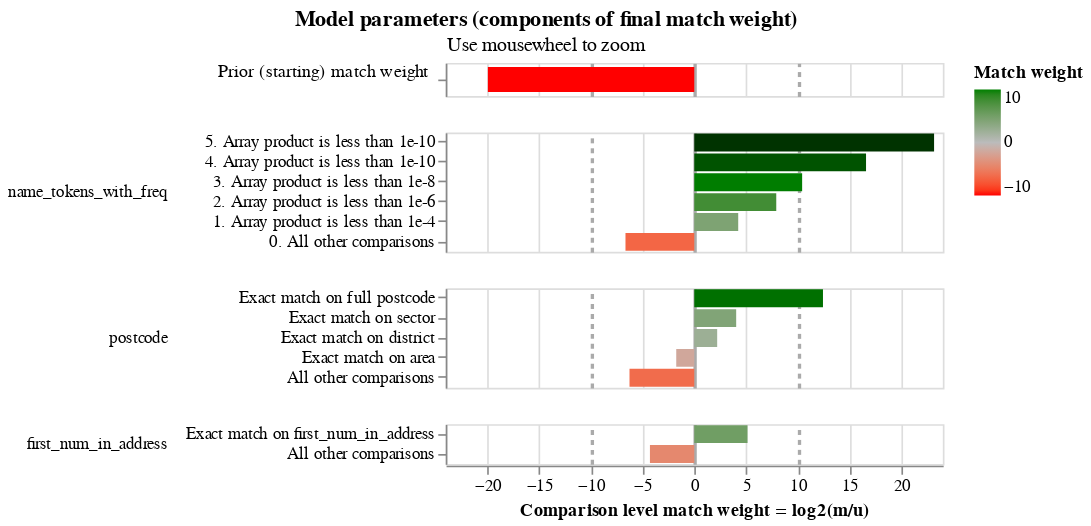

This figure's notebook cell:
### Code cell
# Probably not worth training m values given how few columns we have;
# by not trainign them we'll be using the defaults

linker.training.estimate_u_using_random_sampling(max_pairs=1e7)
linker.visualisations.match_weights_chart()

### Figure 1 — Vega-Lite specification as saved in the notebook (floating-point values rounded to 4 significant figures)
{"config": {"view": {"continuousWidth": 300, "continuousHeight": 300, "discreteHeight": 60, "discreteWidth": 400}, "header": {"title": null}, "mark": {"tooltip": null}, "title": {"anchor": "middle"}}, "vconcat": [{"mark": {"type": "bar", "clip": true, "height": 15}, "encoding": {"color": {"field": "log2_bayes_factor", "scale": {"domain": [-10, 0, 10], "interpolate": "lab", "range": ["red", "#bbbbbb", "green"]}, "title": "Match weight", "type": "quantitative"}, "tooltip": [{"field": "comparison_name", "title": "Comparison name", "type": "nominal"}, {"field": "probability_two_random_records_match", "format": ".4f", "title": "Probability two random records match", "type": "nominal"}, {"field": "log2_bayes_factor", "format": ",.4f", "title": "Equivalent match weight", "type": "quantitative"}, {"field": "bayes_factor_description", "title": "Match weight description", "type": "nominal"}], "x": {"axis": {"domain": false, "gridColor": {"condition": {"test": "abs(datum.value / 10)  <= 1 & datum.value % 10 === 0", "value": "#aaa"}, "value": "#ddd"}, "gridDash": {"condition": {"test": "abs(datum.value / 10) == 1", "value": [3]}, "value": null}, "gridWidth": {"condition": {"test": "abs(datum.value / 10)  <= 1 & datum.value % 10 === 0", "value": 2}, "value": 1}, "labels": false, "ticks": false, "title": ""}, "field": "log2_bayes_factor", "scale": {"domain": [-24, 24]}, "type": "quantitative"}, "y": {"axis": {"title": "Prior (starting) match weight", "titleAlign": "right", "titleAngle": 0, "titleFontWeight": "normal"}, "field": "label_for_charts", "sort": {"field": "comparison_vector_value", "order": "descending"}, "type": "nominal"}}, "height": 20, "transform": [{"filter": "(datum.comparison_name == 'probability_two_random_records_match')"}]}, {"mark": {"type": "bar", "clip": true}, "encoding": {"color": {"field": "log2_bayes_factor", "scale": {"domain": [-10, 0, 10], "interpolate": "lab", "range": ["red", "#bbbbbb", "green"]}, "title": "Match weight", "type": "quantitative"}, "row": {"field": "comparison_name", "header": {"labelAlign": "left", "labelAnchor": "middle", "labelAngle": 0}, "sort": {"field": "comparison_sort_order"}, "type": "nominal"}, "tooltip": [{"field": "comparison_name", "title": "Comparison name", "type": "nominal"}, {"field": "label_for_charts", "title": "Label", "type": "ordinal"}, {"field": "sql_condition", "title": "SQL condition", "type": "nominal"}, {"field": "m_probability", "format": ".10~g", "title": "M probability", "type": "quantitative"}, {"field": "u_probability", "format": ".10~g", "title": "U probability", "type": "quantitative"}, {"field": "bayes_factor", "format": ",.6f", "title": "Bayes factor = m/u", "type": "quantitative"}, {"field": "log2_bayes_factor", "format": ".4~g", "title": "Match weight = log2(m/u)", "type": "quantitative"}, {"field": "bayes_factor_description", "title": "Match weight description", "type": "nominal"}, {"field": "m_probability_description", "title": "m probability description", "type": "nominal"}, {"field": "u_probability_description", "title": "u probability description", "type": "nominal"}], "x": {"axis": {"gridColor": {"condition": {"test": "abs(datum.value / 10)  <= 1 & datum.value % 10 === 0", "value": "#aaa"}, "value": "#ddd"}, "gridDash": {"condition": {"test": "abs(datum.value / 10) == 1", "value": [3]}, "value": null}, "gridWidth": {"condition": {"test": "abs(datum.value / 10)  <= 1 & datum.value % 10 === 0", "value": 2}, "value": 1}, "title": "Comparison level match weight = log2(m/u)"}, "field": "log2_bayes_factor", "scale": {"domain": [-24, 24]}, "type": "quantitative"}, "y": {"axis": {"title": null}, "field": "label_for_charts", "sort": {"field": "comparison_vector_value", "order": "descending"}, "type": "nominal"}}, "height": {"step": 12}, "resolve": {"axis": {"y": "independent"}, "scale": {"y": "independent"}}, "transform": [{"filter": "(datum.comparison_name != 'probability_two_random_records_match')"}]}], "data": {"name": "data-c4f7baa28f2da07279eb5aaf2e17e2fa"}, "params": [{"name": "mouse_zoom", "select": {"type": "interval", "encodings": ["x"]}, "bind": "scales", "views": []}], "resolve": {"axis": {"y": "independent"}, "scale": {"y": "independent"}}, "title": {"text": "Model parameters (components of final match weight)", "subtitle": "Use mousewheel to zoom"}, "$schema": "https://vega.github.io/schema/vega-lite/v5.9.3.json", "datasets": {"data-c4f7baa28f2da07279eb5aaf2e17e2fa": [{"comparison_name": "probability_two_random_records_match", "sql_condition": null, "label_for_charts": "", "m_probability": null, "u_probability": null, "m_probability_description": null, "u_probability_description": null, "has_tf_adjustments": false, "tf_adjustment_column": null, "tf_adjustment_weight": null, "is_null_level": false, "bayes_factor": 1e-06, "log2_bayes_factor": -19.93, "comparison_vector_value": 0, "max_comparison_vector_value": 0, "bayes_factor_description": "The probability that two random records drawn at random match is 0.000 or one in  1,000,000.0 records.This is equivalent to a starting match weight of -19.932.", "probability_two_random_records_match": 1e-06, "comparison_sort_order": -1}, {"comparison_name": "name_tokens_with_freq", "sql_condition": "\n                    \n    list_intersect(name_tokens_with_freq_l, name_tokens_with_freq_r)\n        .list_transform(x -> x.rel_freq::float)\n        .list_concat([1.0::FLOAT]) -- in case there are no matches\n        .list_reduce((p, q) -> p * q)\n     < 1e-12\n                    ", "label_for_charts": "5. Array product is less than 1e-10", "m_probability": 0.95, "u_probability": 1.017e-07, "m_probability_description": "Amongst matching record comparisons, 95% of records (i.e. one in 1.053) are in the array product is less than 1e-10 comparison level", "u_probability_description": "Amongst non-matching record comparisons, 1.017e-05% of records (i.e. one in 9,828,699) are in the array product is less than 1e-10 comparison level", "has_tf_adjustments": false, "tf_adjustment_column": null, "tf_adjustment_weight": 1.0, "is_null_level": false, "bayes_factor": 9337000.0, "log2_bayes_factor": 23.15, "comparison_vector_value": 5, "max_comparison_vector_value": 5, "bayes_factor_description": "If comparison level is `array product is less than 1e-10` then comparison is 9,337,264 times more likely to be a match", "probability_two_random_records_match": 1e-06, "comparison_sort_order": 0}, {"comparison_name": "name_tokens_with_freq", "sql_condition": "\n                    \n    list_intersect(name_tokens_with_freq_l, name_tokens_with_freq_r)\n        .list_transform(x -> x.rel_freq::float)\n        .list_concat([1.0::FLOAT]) -- in case there are no matches\n        .list_reduce((p, q) -> p * q)\n     < 1e-10\n                    ", "label_for_charts": "4. Array product is less than 1e-10", "m_probability": 0.01, "u_probability": 1.017e-07, "m_probability_description": "Amongst matching record comparisons, 1% of records (i.e. one in 100) are in the array product is less than 1e-10 comparison level", "u_probability_description": "Amongst non-matching record comparisons, 1.017e-05% of records (i.e. one in 9,828,699) are in the array product is less than 1e-10 comparison level", "has_tf_adjustments": false, "tf_adjustment_column": null, "tf_adjustment_weight": 1.0, "is_null_level": false, "bayes_factor": 98290.0, "log2_bayes_factor": 16.58, "comparison_vector_value": 4, "max_comparison_vector_value": 5, "bayes_factor_description": "If comparison level is `array product is less than 1e-10` then comparison is 98,287 times more likely to be a match", "probability_two_random_records_match": 1e-06, "comparison_sort_order": 0}, {"comparison_name": "name_tokens_with_freq", "sql_condition": "\n                    \n    list_intersect(name_tokens_with_freq_l, name_tokens_with_freq_r)\n        .list_transform(x -> x.rel_freq::float)\n        .list_concat([1.0::FLOAT]) -- in case there are no matches\n        .list_reduce((p, q) -> p * q)\n     < 1e-8\n                    ", "label_for_charts": "3. Array product is less than 1e-8", "m_probability": 0.01, "u_probability": 7.325e-06, "m_probability_description": "Amongst matching record comparisons, 1% of records (i.e. one in 100) are in the array product is less than 1e-8 comparison level", "u_probability_description": "Amongst non-matching record comparisons, 0.0007325% of records (i.e. one in 136,510) are in the array product is less than 1e-8 comparison level", "has_tf_adjustments": false, "tf_adjustment_column": null, "tf_adjustment_weight": 1.0, "is_null_level": false, "bayes_factor": 1365.0, "log2_bayes_factor": 10.41, "comparison_vector_value": 3, "max_comparison_vector_value": 5, "bayes_factor_description": "If comparison level is `array product is less than 1e-8` then comparison is 1,365 times more likely to be a match", "probability_two_random_records_match": 1e-06, "comparison_sort_order": 0}, {"comparison_name": "name_tokens_with_freq", "sql_condition": "\n                    \n    list_intersect(name_tokens_with_freq_l, name_tokens_with_freq_r)\n        .list_transform(x -> x.rel_freq::float)\n        .list_concat([1.0::FLOAT]) -- in case there are no matches\n        .list_reduce((p, q) -> p * q)\n     < 1e-6\n                    ", "label_for_charts": "2. Array product is less than 1e-6", "m_probability": 0.01, "u_probability": 4.141e-05, "m_probability_description": "Amongst matching record comparisons, 1% of records (i.e. one in 100) are in the array product is less than 1e-6 comparison level", "u_probability_description": "Amongst non-matching record comparisons, 0.004141% of records (i.e. one in 24,149) are in the array product is less than 1e-6 comparison level", "has_tf_adjustments": false, "tf_adjustment_column": null, "tf_adjustment_weight": 1.0, "is_null_level": false, "bayes_factor": 241.5, "log2_bayes_factor": 7.916, "comparison_vector_value": 2, "max_comparison_vector_value": 5, "bayes_factor_description": "If comparison level is `array product is less than 1e-6` then comparison is 241 times more likely to be a match", "probability_two_random_records_match": 1e-06, "comparison_sort_order": 0}, {"comparison_name": "name_tokens_with_freq", "sql_condition": "\n                    \n    list_intersect(name_tokens_with_freq_l, name_tokens_with_freq_r)\n        .list_transform(x -> x.rel_freq::float)\n        .list_concat([1.0::FLOAT]) -- in case there are no matches\n        .list_reduce((p, q) -> p * q)\n     < 1e-4\n                    ", "label_for_charts": "1. Array product is less than 1e-4", "m_probability": 0.01, "u_probability": 0.0005285, "m_probability_description": "Amongst matching record comparisons, 1% of records (i.e. one in 100) are in the array product is less than 1e-4 comparison level", "u_probability_description": "Amongst non-matching record comparisons, 0.05285% of records (i.e. one in 1,892) are in the array product is less than 1e-4 comparison level", "has_tf_adjustments": false, "tf_adjustment_column": null, "tf_adjustment_weight": 1.0, "is_null_level": false, "bayes_factor": 18.92, "log2_bayes_factor": 4.242, "comparison_vector_value": 1, "max_comparison_vector_value": 5, "bayes_factor_description": "If comparison level is `array product is less than 1e-4` then comparison is 18.92 times more likely to be a match", "probability_two_random_records_match": 1e-06, "comparison_sort_order": 0}, {"comparison_name": "name_tokens_with_freq", "sql_condition": "ELSE", "label_for_charts": "0. All other comparisons", "m_probability": 0.01, "u_probability": 0.9994, "m_probability_description": "Amongst matching record comparisons, 1% of records (i.e. one in 100) are in the all other comparisons comparison level", "u_probability_description": "Amongst non-matching record comparisons, 99.94% of records (i.e. one in 1.001) are in the all other comparisons comparison level", "has_tf_adjustments": false, "tf_adjustment_column": null, "tf_adjustment_weight": 1.0, "is_null_level": false, "bayes_factor": 0.01001, "log2_bayes_factor": -6.643, "comparison_vector_value": 0, "max_comparison_vector_value": 5, "bayes_factor_description": "If comparison level is `all other comparisons` then comparison is 99.94 times less likely to be a match", "probability_two_random_records_match": 1e-06, "comparison_sort_order": 0}, {"comparison_name": "postcode", "sql_condition": "\"postcode_l\" = \"postcode_r\"", "label_for_charts": "Exact match on full postcode", "m_probability": 0.95, "u_probability": 0.0001726, "m_probability_description": "Amongst matching record comparisons, 95% of records (i.e. one in 1.053) are in the exact match on full postcode comparison level", "u_probability_description": "Amongst non-matching record comparisons, 0.01726% of records (i.e. one in 5,795) are in the exact match on full postcode comparison level", "has_tf_adjustments": false, "tf_adjustment_column": null, "tf_adjustment_weight": 1.0, "is_null_level": false, "bayes_factor": 5505.0, "log2_bayes_factor": 12.43, "comparison_vector_value": 4, "max_comparison_vector_value": 4, "bayes_factor_description": "If comparison level is `exact match on full postcode` then comparison is 5,505 times more likely to be a match", "probability_two_random_records_match": 1e-06, "comparison_sort_order": 1}, {"comparison_name": "postcode", "sql_condition": "NULLIF(regexp_extract(\"postcode_l\", '^[A-Za-z]{1,2}[0-9][A-Za-z0-9]? [0-9]', 0), '') = NULLIF(regexp_extract(\"postcode_r\", '^[A-Za-z]{1,2}[0-9][A-Za-z0-9]? [0-9]', 0), '')", "label_for_charts": "Exact match on sector", "m_probability": 0.0125, "u_probability": 0.0007569, "m_probability_description": "Amongst matching record comparisons, 1.25% of records (i.e. one in 80) are in the exact match on sector comparison level", "u_probability_description": "Amongst non-matching record comparisons, 0.07569% of records (i.e. one in 1,321) are in the exact match on sector comparison level", "has_tf_adjustments": false, "tf_adjustment_column": null, "tf_adjustment_weight": 1.0, "is_null_level": false, "bayes_factor": 16.52, "log2_bayes_factor": 4.046, "comparison_vector_value": 3, "max_comparison_vector_value": 4, "bayes_factor_description": "If comparison level is `exact match on sector` then comparison is 16.52 times more likely to be a match", "probability_two_random_records_match": 1e-06, "comparison_sort_order": 1}, {"comparison_name": "postcode", "sql_condition": "NULLIF(regexp_extract(\"postcode_l\", '^[A-Za-z]{1,2}[0-9][A-Za-z0-9]?', 0), '') = NULLIF(regexp_extract(\"postcode_r\", '^[A-Za-z]{1,2}[0-9][A-Za-z0-9]?', 0), '')", "label_for_charts": "Exact match on district", "m_probability": 0.0125, "u_probability": 0.002699, "m_probability_description": "Amongst matching record comparisons, 1.25% of records (i.e. one in 80) are in the exact match on district comparison level", "u_probability_description": "Amongst non-matching record comparisons, 0.2699% of records (i.e. one in 370) are in the exact match on district comparison level", "has_tf_adjustments": false, "tf_adjustment_column": null, "tf_adjustment_weight": 1.0, "is_null_level": false, "bayes_factor": 4.631, "log2_bayes_factor": 2.211, "comparison_vector_value": 2, "max_comparison_vector_value": 4, "bayes_factor_description": "If comparison level is `exact match on district` then comparison is 4.631 times more likely to be a match", "probability_two_random_records_match": 1e-06, "comparison_sort_order": 1}, {"comparison_name": "postcode", "sql_condition": "NULLIF(regexp_extract(\"postcode_l\", '^[A-Za-z]{1,2}', 0), '') = NULLIF(regexp_extract(\"postcode_r\", '^[A-Za-z]{1,2}', 0), '')", "label_for_charts": "Exact match on area", "m_probability": 0.0125, "u_probability": 0.04181, "m_probability_description": "Amongst matching record comparisons, 1.25% of records (i.e. one in 80) are in the exact match on area comparison level", "u_probability_description": "Amongst non-matching record comparisons, 4.181% of records (i.e. one in 23.92) are in the exact match on area comparison level", "has_tf_adjustments": false, "tf_adjustment_column": null, "tf_adjustment_weight": 1.0, "is_null_level": false, "bayes_factor": 0.299, "log2_bayes_factor": -1.742, "comparison_vector_value": 1, "max_comparison_vector_value": 4, "bayes_factor_description": "If comparison level is `exact match on area` then comparison is 3.345 times less likely to be a match", "probability_two_random_records_match": 1e-06, "comparison_sort_order": 1}, {"comparison_name": "postcode", "sql_condition": "ELSE", "label_for_charts": "All other comparisons", "m_probability": 0.0125, "u_probability": 0.9546, "m_probability_description": "Amongst matching record comparisons, 1.25% of records (i.e. one in 80) are in the all other comparisons comparison level", "u_probability_description": "Amongst non-matching record comparisons, 95.46% of records (i.e. one in 1.048) are in the all other comparisons comparison level", "has_tf_adjustments": false, "tf_adjustment_column": null, "tf_adjustment_weight": 1.0, "is_null_level": false, "bayes_factor": 0.0131, "log2_bayes_factor": -6.255, "comparison_vector_value": 0, "max_comparison_vector_value": 4, "bayes_factor_description": "If comparison level is `all other comparisons` then comparison is 76.36 times less likely to be a match", "probability_two_random_records_match": 1e-06, "comparison_sort_order": 1}, {"comparison_name": "first_num_in_address", "sql_condition": "\"first_num_in_address_l\" = \"first_num_in_address_r\"", "label_for_charts": "Exact match on first_num_in_address", "m_probability": 0.95, "u_probability": 0.02689, "m_probability_description": "Amongst matching record comparisons, 95% of records (i.e. one in 1.053) are in the exact match on first_num_in_address comparison level", "u_probability_description": "Amongst non-matching record comparisons, 2.689% of records (i.e. one in 37.19) are in the exact match on first_num_in_address comparison level", "has_tf_adjustments": false, "tf_adjustment_column": null, "tf_adjustment_weight": 1.0, "is_null_level": false, "bayes_factor": 35.33, "log2_bayes_factor": 5.143, "comparison_vector_value": 1, "max_comparison_vector_value": 1, "bayes_factor_description": "If comparison level is `exact match on first_num_in_address` then comparison is 35.33 times more likely to be a match", "probability_two_random_records_match": 1e-06, "comparison_sort_order": 2}, {"comparison_name": "first_num_in_address", "sql_condition": "ELSE", "label_for_charts": "All other comparisons", "m_probability": 0.05, "u_probability": 0.9731, "m_probability_description": "Amongst matching record comparisons, 5% of records (i.e. one in 20) are in the all other comparisons comparison level", "u_probability_description": "Amongst non-matching record comparisons, 97.31% of records (i.e. one in 1.028) are in the all other comparisons comparison level", "has_tf_adjustments": false, "tf_adjustment_column": null, "tf_adjustment_weight": 1.0, "is_null_level": false, "bayes_factor": 0.05138, "log2_bayes_factor": -4.283, "comparison_vector_value": 0, "max_comparison_vector_value": 1, "bayes_factor_description": "If comparison level is `all other comparisons` then comparison is 19.46 times less likely to be a match", "probability_two_random_records_match": 1e-06, "comparison_sort_order": 2}]}}
